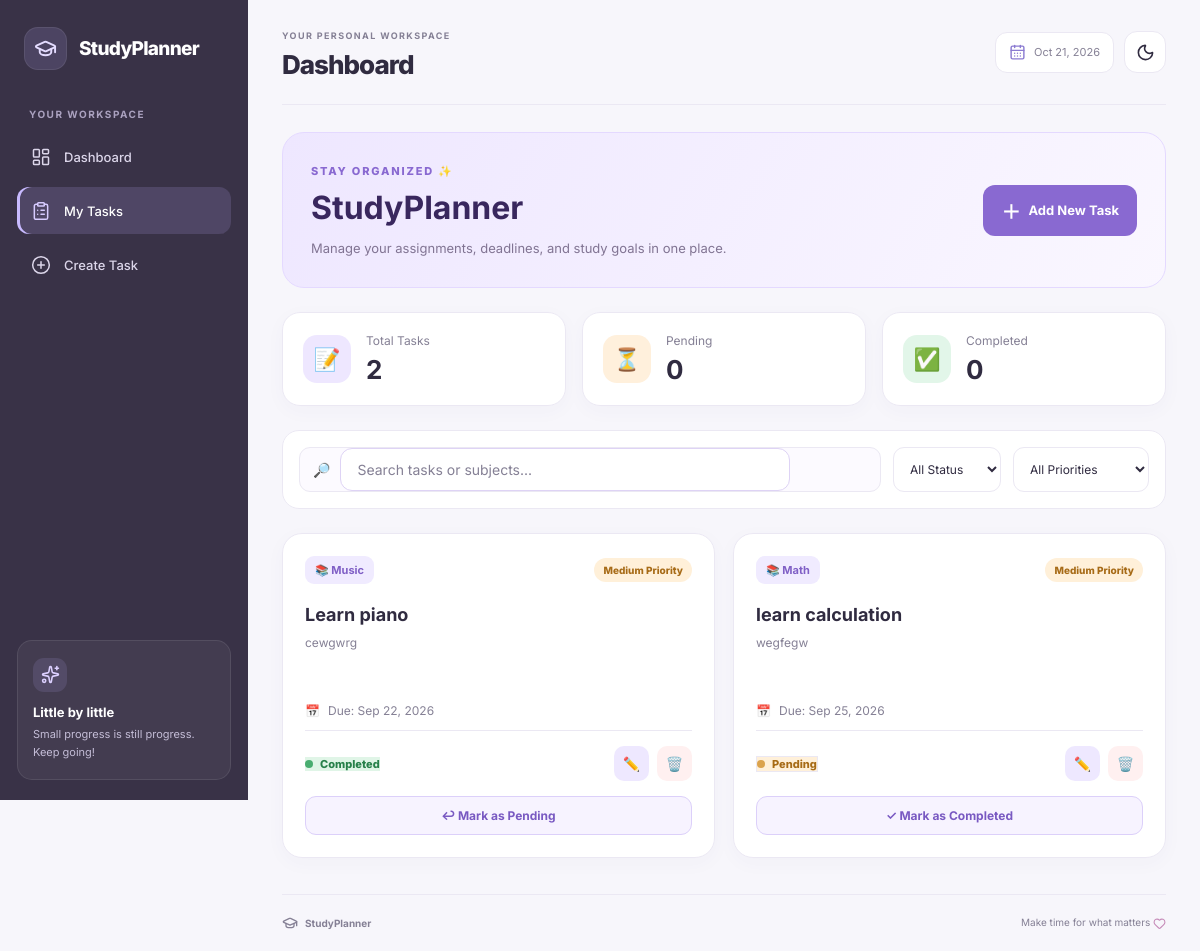
The page / on the database its author committed.
### MyApp/models.py (models this page shows, shortened)
class Task(models.Model):
    PRIORITY_CHOICES = [
    ('Low', 'Low'),
    ('Medium', 'Medium'),
    ('High', 'High'),
]
    STATUS_CHOICES = [
    ('Pending', 'Pending'),
    ('In Progress', 'In Progress'),
    ('Completed', 'Completed'),
]
    user = models.ForeignKey(User, on_delete=models.CASCADE, null=True, blank=True)
    title = models.CharField(max_length=200)
    subject = models.CharField(max_length=100)
    description = models.TextField(blank=True)
    due_date = models.DateField()
    priority = models.CharField(max_length=10, choices=PRIORITY_CHOICES, default='Medium')
    status = models.CharField(max_length=20, choices=STATUS_CHOICES, default='Pending')
    created_date = models.DateTimeField(auto_now_add=True)

### MyApp/views.py (the view)
# urls.py: path('', views.home, name='home'),
def home(request):
    all_tasks = Task.objects.all().order_by('due_date', 'id')
    total_tasks = all_tasks.count()
    completed_tasks = all_tasks.filter(status='Completed').count()
    pending_tasks = all_tasks.filter(status='Pending').count()
    remaining_tasks = pending_tasks
    progress_percent = (
        round((completed_tasks / total_tasks) * 100)
        if total_tasks > 0 else 0
    )
    recent_tasks = all_tasks[:5]
    context = {
        'total_tasks': total_tasks,
        'completed_tasks': completed_tasks,
        'pending_tasks': pending_tasks,
        'remaining_tasks': remaining_tasks,
        'progress_percent': progress_percent,
        'tasks': recent_tasks,
        'recent_tasks': recent_tasks,
    }
    return render(request, 'home.html', context)

### MyApp/templates/home.html (shortened to what this page needs)
{% extends 'base.html' %}
{% block nav_tasks %}active{% endblock %}
{% block page_title %}Dashboard{% endblock %}
{% block content %}
<div class="study-tasks-page">
    <div class="tasks-welcome">
        <div>
            <span class="tasks-eyebrow">STAY ORGANIZED ✨</span>
            <h2>StudyPlanner</h2>
            <p>Manage your assignments, deadlines, and study goals in one place.</p>
        </div>
        <a href="{% url 'task_create' %}" class="add-task-btn">
            <span>＋</span> Add New Task
        </a>
    </div>
    <div class="task-summary-grid">
        <div class="task-summary-card">
            <div class="summary-icon purple-bg">📝</div>
            <div>
                <p>Total Tasks</p>
                <h3>{{ tasks|length }}</h3>
            </div>
        </div>
        <div class="task-summary-card">
            <div class="summary-icon orange-bg">⏳</div>
            <div>
                <p>Pending</p>
                <h3>{{ pending_count|default:0 }}</h3>
            </div>
        </div>
        <div class="task-summary-card">
            <div class="summary-icon green-bg">✅</div>
            <div>
                <p>Completed</p>
                <h3>{{ completed_count|default:0 }}</h3>
            </div>
        </div>
    </div>
    <div class="task-toolbar">
        <div class="task-search">
            <span>🔎</span>
            <input
                type="text"
                id="taskSearch"
                placeholder="Search tasks or subjects..."
                aria-label="Search tasks"
            >
        </div>
        <select id="statusFilter" aria-label="Filter tasks by status">
            <option value="all">All Status</option>
        </select>
        <select id="priorityFilter" aria-label="Filter tasks by priority">
            <option value="all">All Priorities</option>
        </select>
    </div>
    <div class="study-task-grid" id="studyTaskGrid">
        {% for task in tasks %}
        <article
            class="study-task-card"
            data-status="{{ task.status|lower }}"
            data-priority="{{ task.priority|default:'normal'|lower }}"
            data-search="{{ task.title|lower }} {{ task.subject|lower }} {{ task.description|default:''|lower }}"
        >
            <div class="study-task-top">
                <span class="task-subject">
                    📚 {{ task.subject }}
                </span>
                <span class="task-priority priority-{{ task.priority|default:'normal'|lower }}">
                    {{ task.priority|default:"Normal" }} Priority
                </span>
            </div>
            <h3 class="study-task-title">{{ task.title }}</h3>
            <p class="study-task-description">
                {{ task.description|default:"No description added yet."|truncatechars:120 }}
            </p>
            <div class="study-task-date">
                <span>📅</span>
                <span>
                    Due:
                    {{ task.due_date|date:"M d, Y"|default:"No due date" }}
                </span>
            </div>
            <div class="study-task-footer">
                <span class="task-status status-{{ task.status|lower }}">
                    <span class="status-dot"></span>
                    {{ task.status }}
                </span>
                <div class="task-actions">
                    <a href="{% url 'task_edit' task.pk %}"
                       class="task-action edit-action"
                       aria-label="Edit {{ task.title }}"
                       title="Edit task">
                        ✏️
                    </a>
                    <a href="{% url 'task_delete' task.pk %}"
                       class="task-action delete-action"
                       aria-label="Delete {{ task.title }}"
                       title="Delete task">
                        🗑️
                    </a>
                </div>
            </div>
            <form method="post"
                  action="{% url 'task_toggle_status' task.pk %}"
                  class="task-complete-form">
                <button type="submit" class="complete-task-btn">
                    {% if task.status == 'Completed' %}
                        ↩ Mark as Pending
                    {% else %}
                        ✓ Mark as Completed
                    {% endif %}
                </button>
            </form>
        </article>
        {% endfor %}
    </div>
</div>
{% endblock %}

### MyApp/templates/base.html (shortened to what this page needs)
{% load static %}
<!DOCTYPE html>
<html lang="en" data-theme="light">
<head>
    <link rel="stylesheet" href="{% static 'style.css' %}?v=6">
</head>
<body>
<div class="layout">
    <aside class="sidebar">
        <a href="{% url 'home' %}" class="brand">
            <span class="brand-icon">
                <i data-lucide="graduation-cap"></i>
            </span>
            <span class="brand-name">StudyPlanner</span>
        </a>
        <p class="sidebar-caption">YOUR WORKSPACE</p>
        <nav class="sidebar-nav">
            <a href="{% url 'home' %}"
               class="nav-link {% block nav_home %}{% endblock %}">
                <i data-lucide="layout-dashboard"></i>
                <span>Dashboard</span>
            </a>
            <a href="{% url 'task_list' %}"
               class="nav-link {% block nav_tasks %}{% endblock %}">
                <i data-lucide="clipboard-list"></i>
                <span>My Tasks</span>
            </a>
            <a href="{% url 'task_create' %}"
               class="nav-link {% block nav_create %}{% endblock %}">
                <i data-lucide="circle-plus"></i>
                <span>Create Task</span>
            </a>
        </nav>
        <div class="sidebar-bottom">
            <div class="sidebar-tip-icon">
                <i data-lucide="sparkles"></i>
            </div>
            <p class="sidebar-tip-title">Little by little</p>
            <p class="sidebar-tip-text">
                Small progress is still progress. Keep going!
            </p>
        </div>
    </aside>
    <main class="content">
        <header class="topbar">
            <div>
                <span class="topbar-eyebrow">YOUR PERSONAL WORKSPACE</span>
                <h1>{% block page_title %}Dashboard{% endblock %}</h1>
            </div>
            <div class="topbar-actions">
                <span class="topbar-date">
                    <i data-lucide="calendar-days"></i>
                    {% now "M j, Y" %}
                </span>
                <button type="button"
                        class="theme-toggle"
                        id="themeToggle"
                        aria-label="Switch to dark mode"
                        title="Toggle dark mode">
                    <i data-lucide="moon" id="themeIcon"></i>
                </button>
            </div>
        </header>
        <section class="page-content">
            {% block content %}{% endblock %}
        </section>
        <footer class="main-footer">
            <span class="footer-brand">
                <i data-lucide="graduation-cap"></i>
                StudyPlanner
            </span>
            <span class="footer-message">
                Make time for what matters
                <i data-lucide="heart" class="footer-heart"></i>
            </span>
        </footer>
    </main>
</div>
</body>
</html>

### rows shown on the page
Task: subject "Music", priority "Medium", title "Learn piano", description "cewgwrg", due_date "Sep 22, 2026", status "Completed", shows "↩ Mark as Pending"
Task: subject "Math", priority "Medium", title "learn calculation", description "wegfegw", due_date "Sep 25, 2026", status "Pending", shows "✓ Mark as Completed"

### other values the page prints
{{ tasks|length }} "2"
{{ pending_count|default:0 }} "0"
{{ completed_count|default:0 }} "0"
